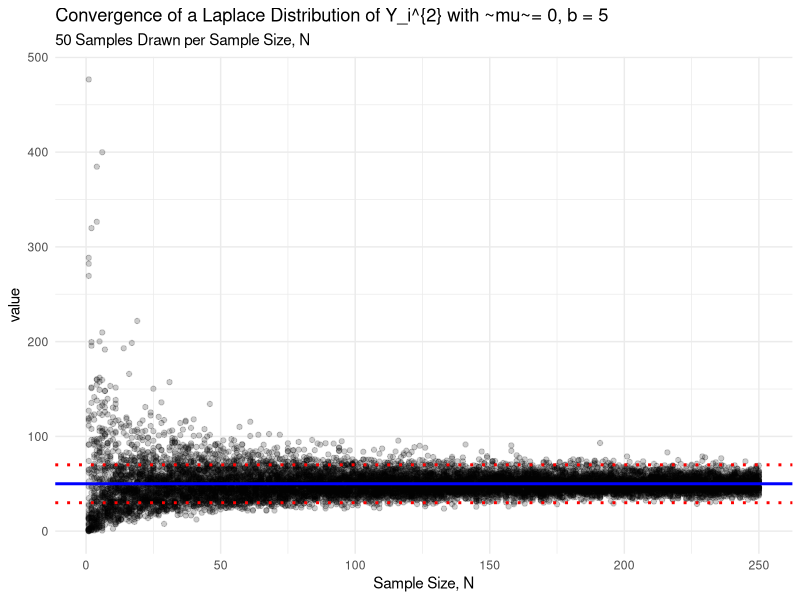
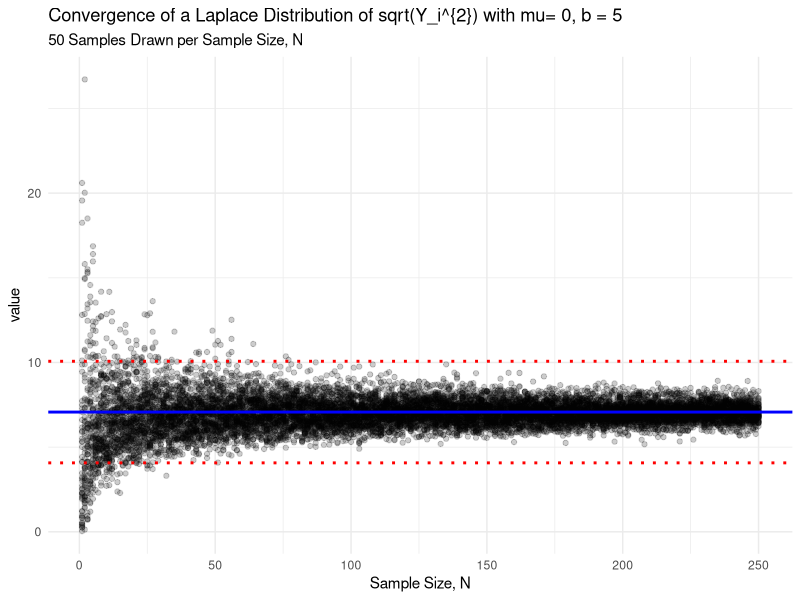
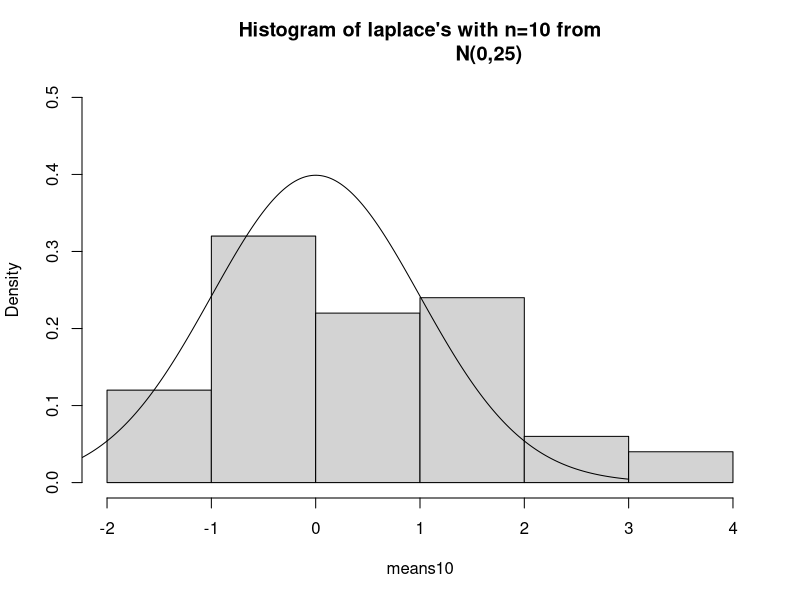
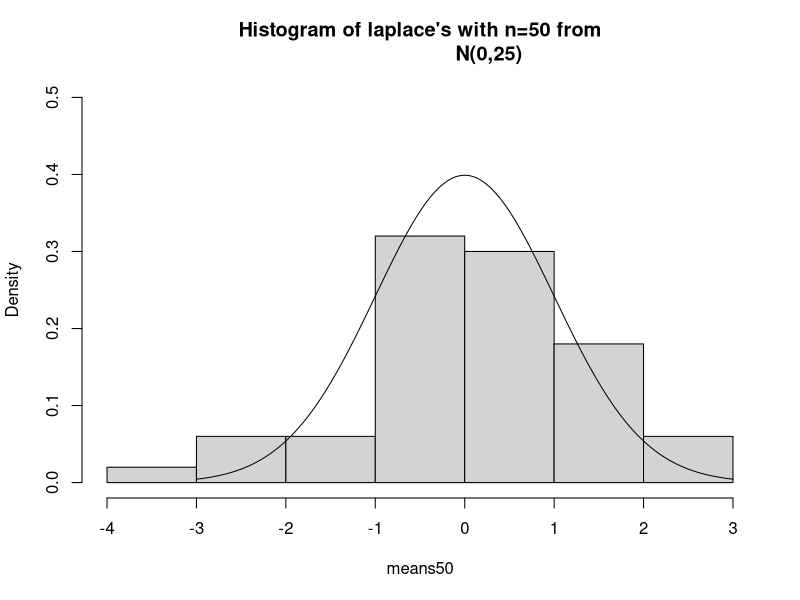
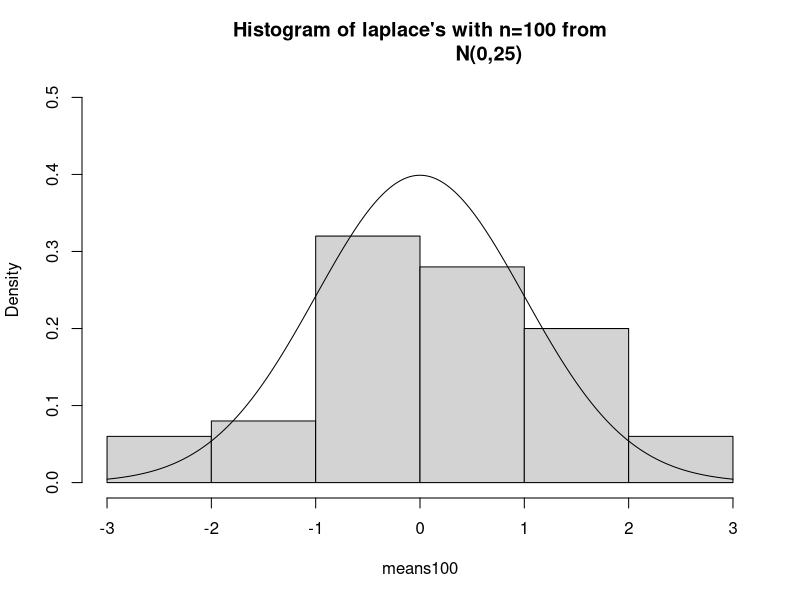
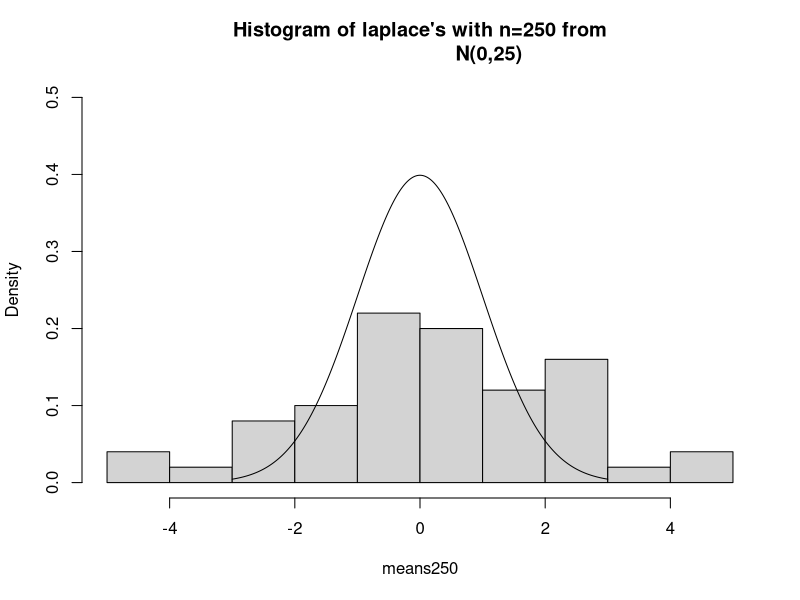
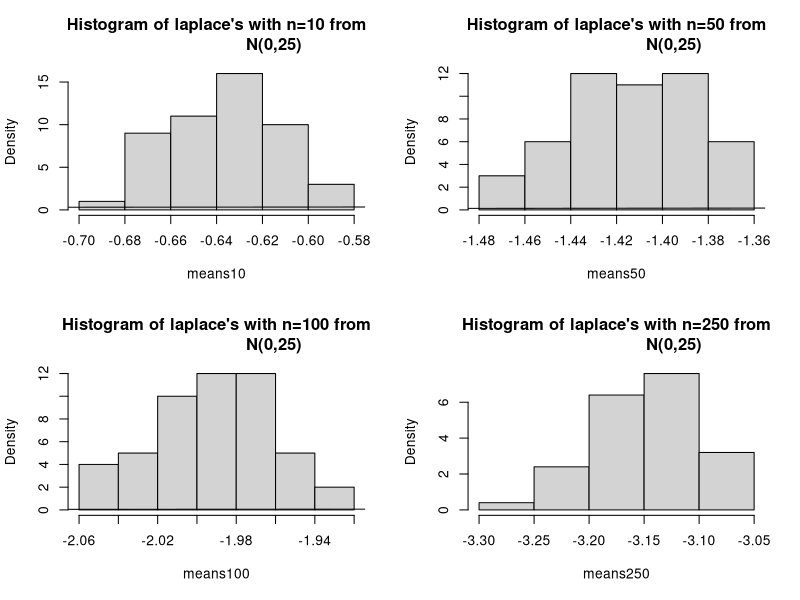

Write the R code that produced these figures, in order. (Note: this script raises an error after producing the figures.)
## ---- chunk 1
knitr::opts_chunk$set(echo = TRUE)
library(tidyverse)
## ---- chunk 2

set.seed(336)


rdoublex <- function(u, mu = 0, b = 5){
  if( u < 0.5){
    out_come_1 <- mu + b*log(2*u)
    out_come_1
  } else{
     out_come_2 <- mu - b*log(2-2*u)
     out_come_2
  }
    
}


output_matrix <- matrix(0, nrow= 250, ncol = 50)

# Basic Function
for( j in 1:50){
  for(i in 1:250){
    random_value <- runif(i, 0, 1)
    output_matrix[i, j]<- mean(vapply(random_value, FUN = rdoublex, double(1)))
  }
}

p1 <- output_matrix %>% 
  as.data.frame() %>% 
  mutate(N = 1:250) %>% 
  gather(replication, value, -N) %>% 
  ggplot(aes(N, value))+
  geom_point(alpha=1/5)+
  theme_minimal()+
  labs(
    title = "Convergence of a Laplace Distribution with mu = 0, b = 5",
    subtitle = "50 Samples Drawn per Sample Size, N",
    x = "Sample Size, N"
  )

#L

output_matrix <- matrix(0, nrow= 250, ncol = 50)

# Basic Function
for( j in 1:50){
  for(i in 1:250){
    random_value <- runif(i, 0, 1)
    output_matrix[i, j]<- mean(vapply(random_value, FUN = rdoublex, double(1))^2)
  }
}

limit_one <- 20
p2 <- output_matrix %>% 
  as.data.frame() %>% 
  mutate(N = 1:250) %>% 
  gather(replication, value, -N) %>% 
  ggplot(aes(N, value))+
  geom_point(alpha=1/5)+
  theme_minimal()+
  labs(
    title = "Convergence of a Laplace Distribution of Y_i^{2} with ~mu~= 0, b = 5",
    subtitle = "50 Samples Drawn per Sample Size, N",
    x = "Sample Size, N"
  )+
  geom_hline(yintercept = 50, size = 1, color = "blue")+
  geom_hline(yintercept = 50 + limit_one, linetype = "dotted", 
             color = "red", size = 1)+
  geom_hline(yintercept = 50 - limit_one, 
             linetype = "dotted", color = "red", size = 1)
p2
#K

output_matrix <- matrix(0, nrow= 250, ncol = 50)

# Basic Function
for( j in 1:50){
  for(i in 1:250){
    random_value <- runif(i, 0, 1)
    output_matrix[i, j]<- sqrt(mean(vapply(random_value, FUN = rdoublex, double(1))^2))
  }
}

limit_two <- 3
p3 <- output_matrix %>% 
  as.data.frame() %>% 
  mutate(N = 1:250) %>% 
  gather(replication, value, -N) %>% 
  ggplot(aes(N, value))+
  geom_point(alpha=1/5)+
  theme_minimal()+
  labs(
    title = "Convergence of a Laplace Distribution of sqrt(Y_i^{2}) with mu= 0, b = 5",
    subtitle = "50 Samples Drawn per Sample Size, N",
    x = "Sample Size, N"
  )+
  geom_hline(yintercept = 7.07, size = 1, color = "blue")+
  geom_hline(yintercept = 7.07 + limit_two, 
             linetype = "dotted", color = "red", size = 1)+
  geom_hline(yintercept = 7.07 - limit_two, 
             linetype = "dotted", color = "red", size = 1)
p3
## ---- chunk 3
#Simulate 10000 samples of size 10,50,100,250 from Laplace distribution
n<-c(10,50,100,250)
N<-50
mu<-0
beta<-5

rlaplace <- function(n = 1, mu = 0, beta = 5) {
  q <- runif(n)
  ifelse(q < 0.5, beta * log(2 * q) + mu, -beta * log(2 * (1 - q)) + mu)
}

#list to save data values in
data<-list()
for(i in 1:length(n)){data[[i]]<-matrix(0,nrow=N,ncol=n[i])}
#Create the data
#loop over sample sizes
for (j in 1:length(n)){
  #loop over data sets
  for (i in 1:N){
    data[[j]][i,]<-rlaplace(n=n[j],0,5)
    }
}
#calculate the z statistic for each sample
means10<-apply(X=data[[1]],FUN=function(data){(mean(data)-mu)/(beta/sqrt(n[1]))},MARGIN=1)
means50<-apply(X=data[[2]],FUN=function(data){(mean(data)-mu)/(beta/sqrt(n[2]))},MARGIN=1)
means100<-apply(X=data[[3]],FUN=function(data){(mean(data)-mu)/(beta/sqrt(n[3]))},MARGIN=1)
means250<-apply(X=data[[3]],FUN=function(data){(mean(data)-mu)/(beta/sqrt(n[4]))},MARGIN=1)

# Make Histog
hist(means10,main=paste("Histogram of laplace's with n=",n[1]," from
                       N(",mu,",",beta^2,")",sep=""), ylim=c(0,.5), prob=T)
lines(seq(from=-3,to=3,by=0.01),dnorm(seq(from=-3,to=3,by=0.01)))

hist(means50,main=paste("Histogram of laplace's with n=",n[2]," from
                       N(",mu,",",beta^2,")",sep=""),prob=T,ylim=c(0,.5),)
lines(seq(from=-3,to=3,by=0.01),dnorm(seq(from=-3,to=3,by=0.01)))

hist(means100,main=paste("Histogram of laplace's with n=",n[3]," from
                       N(",mu,",",beta^2,")",sep=""),prob=T,ylim=c(0,.5),)
lines(seq(from=-3,to=3,by=0.01),dnorm(seq(from=-3,to=3,by=0.01)))
hist(means250,main=paste("Histogram of laplace's with n=",n[4]," from
                       N(",mu,",",beta^2,")",sep=""),prob=T,ylim=c(0,.5),)
lines(seq(from=-3,to=3,by=0.01),dnorm(seq(from=-3,to=3,by=0.01)))

par(mfrow= c(2,2))

## ---- chunk 4
#Simulate 10000 samples of size 10,50,100,250 from Laplace distribution
n<-c(10,50,100,250)
N<-50
mu<-0
beta<-5

rlaplace <- function(n = 1, mu = 0, beta = 5) {
  q <- runif(n)
  ifelse(q < 0.5, beta * log(2 * q) + mu, -beta * log(2 * (1 - q)) + mu)
}

#list to save data values in
data<-list()
for(i in 1:length(n)){data[[i]]<-matrix(0,nrow=N,ncol=n[i])}
#Create the data
#loop over sample sizes
for (j in 1:length(n)){
  #loop over data sets
  for (i in 1:N){
    data[[j]][i,]<-rlaplace(n=n[j],0,5)
    }
}
#calculate the z statistic for each sample
means10<-apply(X=data[[1]],FUN=function(data){(mean(data)-2*beta^2)/(5*2*beta^2/sqrt(n[1]))},MARGIN=1)
means50<-apply(X=data[[2]],FUN=function(data){(mean(data)-2*beta^2)/(5*2*beta^2/sqrt(n[2]))},MARGIN=1)
means100<-apply(X=data[[3]],FUN=function(data){(mean(data)-2*beta^2)/(5*2*beta^2/sqrt(n[3]))},MARGIN=1)
means250<-apply(X=data[[3]],FUN=function(data){(mean(data)-2*beta^2)/(5*2*beta^2/sqrt(n[4]))},MARGIN=1)

# Make Histog
hist(means10,main=paste("Histogram of laplace's with n=",n[1]," from
                       N(",mu,",",beta^2,")",sep=""), prob=T)
lines(seq(from=-3,to=3,by=0.01),dnorm(seq(from=-3,to=3,by=0.01)))

hist(means50,main=paste("Histogram of laplace's with n=",n[2]," from
                       N(",mu,",",beta^2,")",sep=""),prob=T)
lines(seq(from=-3,to=3,by=0.01),dnorm(seq(from=-3,to=3,by=0.01)))

hist(means100,main=paste("Histogram of laplace's with n=",n[3]," from
                       N(",mu,",",beta^2,")",sep=""),prob=T)
lines(seq(from=-3,to=3,by=0.01),dnorm(seq(from=-3,to=3,by=0.01)))
hist(means250,main=paste("Histogram of laplace's with n=",n[4]," from
                       N(",mu,",",beta^2,")",sep=""),prob=T)
lines(seq(from=-3,to=3,by=0.01),dnorm(seq(from=-3,to=3,by=0.01)))

par(mfrow= c(2,2))

## ---- chunk 5
#Simulate 10,000 samples of size 1000 and 10,000 from Laplace distribution

n<-c(1000, 10000)
N<-10000
mu<-0
beta<-5

#list to save data values in

data<-list()
for(i in 1:length(n)){data[[i]]<-matrix(0,nrow=N,ncol=n[i])}
#Create the data
#loop over sample sizes
for (j in 1:length(n)){

  #loop over data sets
  for (i in 1:N){data[[j]][i,]<-rlaplace(n=n[j],0,beta = beta)}
}

#calculate the z statistic for each sample

means1000<-apply(X=data[[1]],FUN=function(data){(mean(data)-mu)/(beta/sqrt(n[1]))},
                 MARGIN=1)
means10000<-apply(X=data[[2]],FUN=function(data){(mean(data)-mu)/(beta/sqrt(n[2]))},
                  MARGIN=1)

hist(means1000,main=paste("Histogram of laplace's with n=",n[1],
                          " from N(",mu,",",beta^2,")",sep=""),prob=T)
lines(seq(from=-3,to=3,by=0.01),dnorm(seq(from=-3,to=3,by=0.01)))



hist(means10000,main=paste("Histogram of laplace's with n=",n[2],
                           " from N(",mu,",",beta^2,")",sep=""),prob=T)
lines(seq(from=-3,to=3,by=0.01),dnorm(seq(from=-3,to=3,by=0.01)))

par(mfrow= c(2,2))
